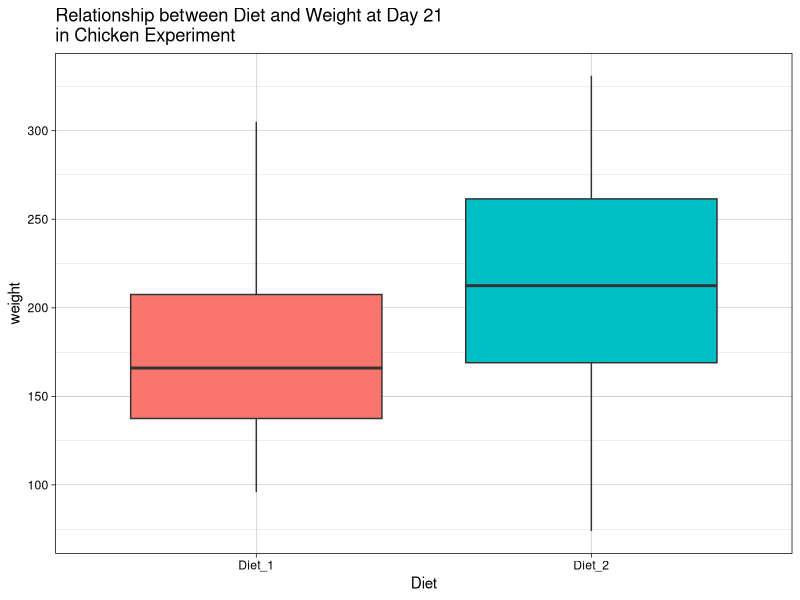

Generate this figure with R:
##########################################################################
# Example of two-sample t-test
##########################################################################

library(dplyr)
library(ggplot2)

# The ChickWeight dataset includes data from an experiment that looked 
# at the effect of 4 different protein diets on chicken weight, where
# chickens were weighed every other day for 20 days, and at day 21.

# Note: because the sample size for each group is < 30, we assume that
# the underlying populations (weights for chicken on diet 1 or diet 2)
# are normally distributed.

# Here we will compare diet 1 and diet 2, and weights at day 21, which
# was the end of the experiment

df <- ChickWeight %>% filter(Time == 21, Diet %in% 1:2) %>%
  mutate(Diet = paste0('Diet_', Diet))

# Question: Is there evidence that diet 1 and diet 2 result in different
# average (mean) weights at day 21?

# (a) State the null and alternative hypotheses (done for you):

#   H0: mu1 - mu2 = 0
#   H1: mu1 - m2 != 0,

#   where mu1 and mu_2 are the mean weights at day 21 for chickens on 
#   Diet #1 and Diet #2, respectively.


# (b) Create side-by-side boxplots (using ggplot) showing the 
#     distribution of weight for each diet. Make sure to label the 
#     y-axis and give the chart a title.

ggplot(df, aes(x = Diet, y = weight, fill = Diet)) + 
  geom_boxplot(show.legend = FALSE) + theme_linedraw() +
  ggtitle('Relationship between Diet and Weight at Day 21\nin Chicken Experiment')

# (c) Carry out the two-sample t-test and report the p-value that
#     tests against H0.

s <- split(df$weight, df$Diet)
res <- t.test(s$Diet_1, s$Diet_2)
res$p.value

# alternative approach using formula
res <- t.test(weight ~ Diet, data = df)
res

# (e) Find the p-value 'manually' based on the test statistic and
#     appropriate degrees of freedom from the t.test result (which 
#     is stored in the $parameter object)

2*pt(-abs(res$statistic[[1]]), df = res$parameter)

# (f) State the conclusion regarding the null and alternative hypotheses in 
#     the context of this problem.

# Because the p-value is NOT < 0.05, we fail to reject H0. There is not
# sufficient evidence that there is a difference in diets based on 
# mean weight loss at day 21.
